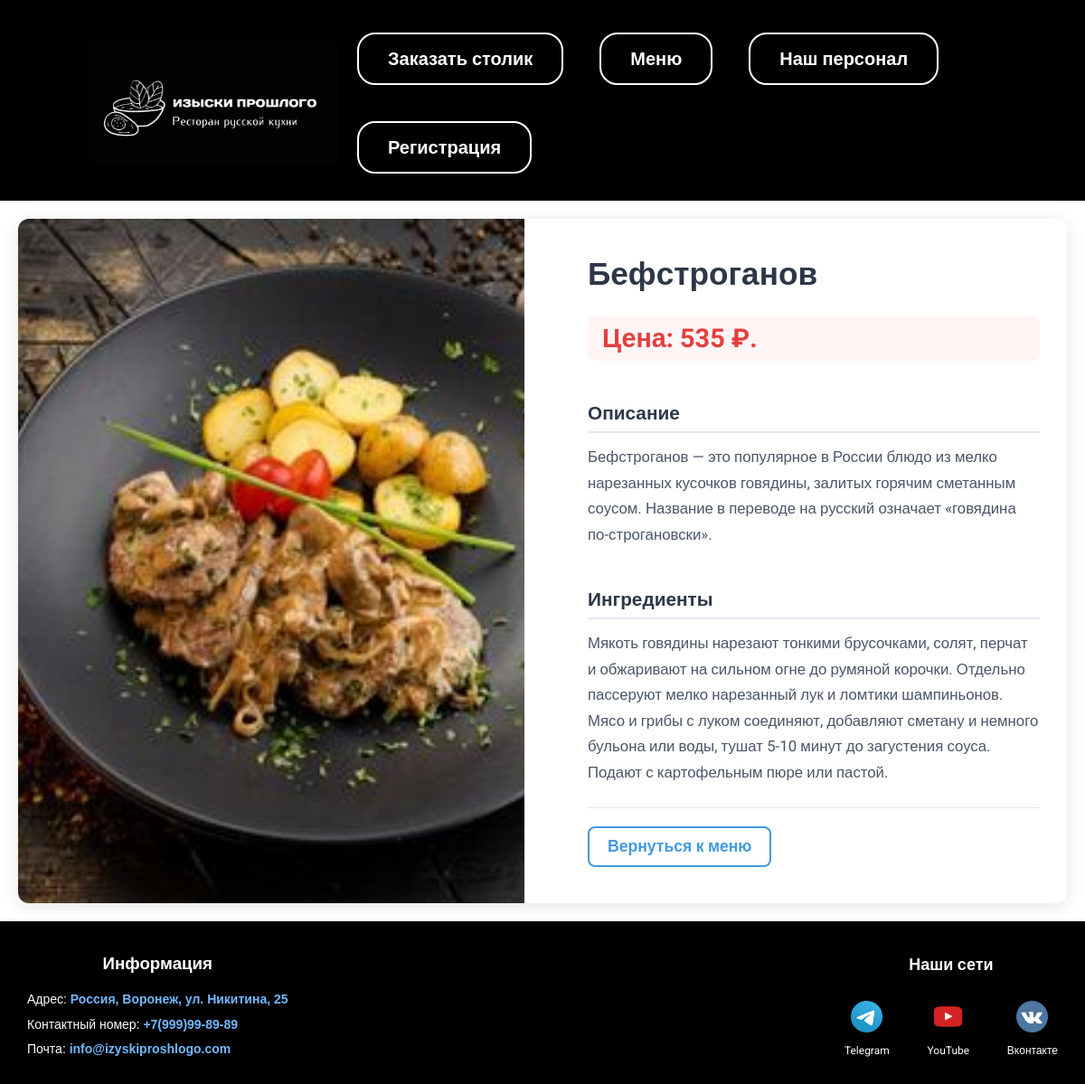
The app's page /dish/befstroganov/ with its own data.
### view/models.py (models this page shows, shortened)
class Menu(models.Model):
    title = models.CharField(max_length=100)
    image = models.ImageField(upload_to='images/')
    recipe = models.CharField(max_length=2000)
    ingredients = models.CharField(max_length=1000)
    price = models.DecimalField(max_digits=10, decimal_places=2)
    slug = models.SlugField(max_length=250, unique=True)
    class Meta:
        verbose_name = 'блюдо'
        verbose_name_plural = 'Меню'

### view/views.py (the view)
# urls.py: path('dish/<slug:slug>/', views.dish, name='dish'),
def dish(request, slug):
    menu_item = get_object_or_404(Menu, slug=slug)
    return render(request, 'view/dish.html', {"menu_item": menu_item})

### view/templates/view/dish.html
{% extends 'view/base.html' %}
{% load static %}
{% block content %}
<div class="dish-container">
    <div class="dish-card">
        <div class="dish-image-section">
            <img class="dish-image" src="{{ menu_item.image.url }}" alt="{{ menu_item.title }}">
        </div>
        <div class="dish-info">
            <h1 class="dish-title">{{ menu_item.title }}</h1>
            <div class="price">
                Цена: {{ menu_item.price|floatformat:0 }} ₽.
            </div>
            <div class="details">
                <div class="group">
                    <h3>Описание</h3>
                    <p class="recipe">{{ menu_item.recipe }}</p>
                </div>
                <div class="group">
                    <h3>Ингредиенты</h3>
                    <p class="ingredients">{{ menu_item.ingredients }}</p>
                </div>
            </div>
            <div class="back">
                <a href="{% url 'menu' %}">Вернуться к меню</a>
            </div>
        </div>
    </div>
</div>
{% endblock %}

### view/static/css/styleDip.css (style rules this page uses)
body { margin: 0; padding: 0; font-family: "Roboto", sans-serif; background: #ffffff; display: flex; flex-direction: column; min-height: 100vh; width: 100%; overflow-x: hidden; }
.dish-container { max-width: 1200px; margin: 0 auto; padding: 20px; }
.dish-card { display: grid; grid-template-columns: 1fr 1fr; gap: 40px; background: white; border-radius: 12px; box-shadow: 0 4px 20px rgba(0, 0, 0, 0.1); overflow: hidden; min-height: 500px; }
.dish-image-section { position: relative; overflow: hidden; display: flex; align-items: center; justify-content: center; background: #f8f9fa; }
.dish-image { width: 100%; height: 100%; min-height: 500px; object-fit: cover; display: block; }
.dish-info { padding: 40px 30px; display: flex; flex-direction: column; gap: 25px; }
.dish-title { font-size: 2.2rem; font-weight: 700; color: #2d3748; margin: 0; line-height: 1.2; }
.price { font-size: 1.8rem; font-weight: 700; color: #e53e3e; background: #fff5f5; padding: 8px 16px; border-radius: 8px; display: inline-block; }
.details { display: flex; flex-direction: column; gap: 25px; }
.group h3 { font-size: 1.3rem; font-weight: 600; color: #2d3748; margin-bottom: 12px; padding-bottom: 8px; border-bottom: 2px solid #e2e8f0; }
.group p { color: #4a5568; line-height: 1.7; margin: 0; font-size: 1.05rem; }
.back { margin-top: auto; padding-top: 20px; border-top: 1px solid #e2e8f0; }
.back a { display: inline-flex; align-items: center; gap: 10px; color: #4299e1; text-decoration: none; font-weight: 600; font-size: 1.1rem; padding: 10px 20px; border: 2px solid #4299e1; border-radius: 8px; transition: all 0.3s; }

### records on screen
Menu: image (picture), title "Бефстроганов", price "535", recipe "Бефстроганов — это популярное в России блюдо из мелко нарезанных кусочков говядины, залитых горячим сметанным соусом. Название в переводе на русский означает «говядина по-строгановски».", ingredients "Мякоть говядины нарезают тонкими брусочками, солят, перчат и обжаривают на сильном огне до румяной корочки. Отдельно пассеруют мелко нарезанный лук и ломтики шампиньонов. Мясо и грибы с луком соединяют, добавляют сметану и немного бульона или воды, тушат 5-10 минут до загустения соуса. Подают с картофельным пюре или пастой."
